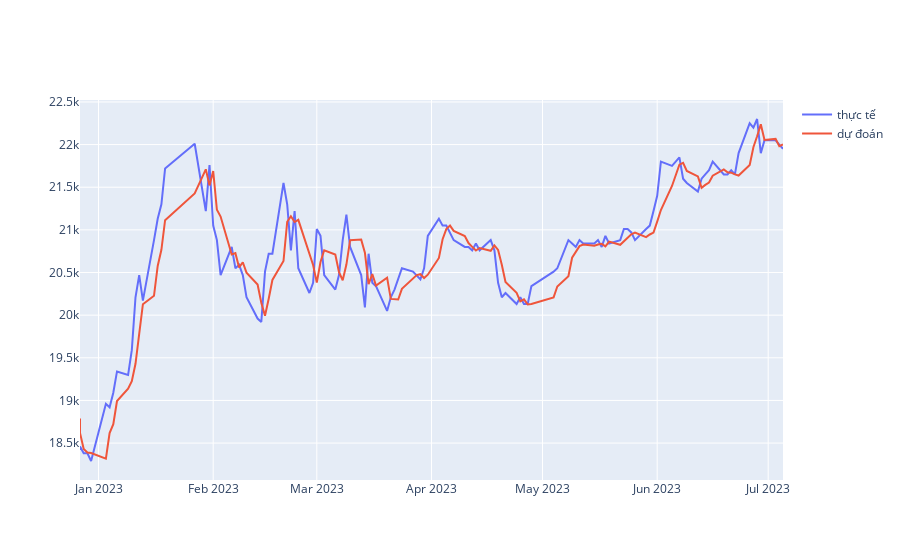

Source (notebook cell):
### Code cell
from sklearn.metrics import mean_squared_error, r2_score, mean_absolute_error,mean_absolute_percentage_error
def get_x_train_all_features (df):
    col_list = df.columns.to_list()
    list_of_features = [reshape_function(df, col) for col in col_list]
    X_all_features = np.append(np.append(np.append(np.append(np.append(\
                           np.append(list_of_features[0],list_of_features[1],axis = 1),
                           list_of_features[2],axis=1),
                           list_of_features[3],axis=1),
                           list_of_features[4],axis=1),
                           list_of_features[5],axis=1),
                           list_of_features[6],axis=1)
#    return np.append(list_of_features, axis = 1)
    return X_all_features

model = Sequential()
model.add(LSTM(50, activation='relu', input_shape=(\
get_x_train_all_features(X_train.drop(columns = ['TradingDate'])).shape[1],\
get_x_train_all_features(X_train.drop(columns = ['TradingDate'])).shape[2])))

model.add(Dense(1))
model.compile(optimizer='adam', loss='mse')
history = model.fit(get_x_train_all_features(X_train.drop(columns = ['TradingDate'])),y_train,epochs=200, batch_size=25,\
                    validation_data=(get_x_train_all_features(X_validation.drop(columns = ['TradingDate'])), y_validation),\
                    callbacks=[EarlyStopping(monitor='val_loss', patience=10)], verbose=0, shuffle=False)
train_predict = model.predict(get_x_train_all_features(X_train.drop(columns = ['TradingDate'])))
train_predict = [i[0] for i in train_predict]

yhat  = model.predict(get_x_train_all_features(X_test.drop(columns = ['TradingDate'])))
yhat = [i[0] for i in yhat]

# chỉ số scoring cho kết quả hồi quy
print('Train R2 Score: ', r2_score(y_train, train_predict))
print('Train MAE: ', mean_absolute_error(y_train, train_predict))
print('Train RMSE: ', mean_squared_error(y_train, train_predict, squared=False))
print('Train MAPE: ',mean_absolute_percentage_error(y_train, train_predict))

print('Test R2 Score: ', r2_score(y_test, yhat))
print('Test MAE: ', mean_absolute_error(y_test, yhat))
print('Test RMSE: ', mean_squared_error(y_test, yhat, squared=False))
print('Test MAPE: ',mean_absolute_percentage_error(y_test, yhat))
# prediction df
train_df = pd.DataFrame({'TradingDate':X_train.TradingDate.to_list(),'actual':y_train})
test_df = pd.DataFrame({'TradingDate':X_test.TradingDate.to_list(),'actual':y_test,'yhat':yhat})

# biểu diễn yhat và yprediction
macro = [go.Scatter(x = test_df['TradingDate'],
                         y= test_df['actual'],
                         mode='lines',
                         name='thực tế',
                         line=dict(width=2)),
        go.Scatter(x = test_df['TradingDate'],
                         y=test_df['yhat'],
                         mode='lines',
                         name='dự đoán',
                         line=dict(width=2))]

macro_figure = go.Figure(data=macro)
macro_figure.show()

### Figure 1 — Plotly figure (JSON) as saved in the notebook; plotly's stock layout.template omitted (floating-point values rounded to 4 significant figures; data arrays with more than 128 entries replaced by an {"elided": "..."} marker saying what was removed)
{"data": [{"line": {"width": 2}, "mode": "lines", "name": "thực tế", "type": "scatter", "x": {"elided": "235 str values"}, "y": {"elided": "235 int values"}}, {"line": {"width": 2}, "mode": "lines", "name": "dự đoán", "type": "scatter", "x": {"elided": "235 str values"}, "y": {"elided": "235 float values"}}], "layout": {}}
